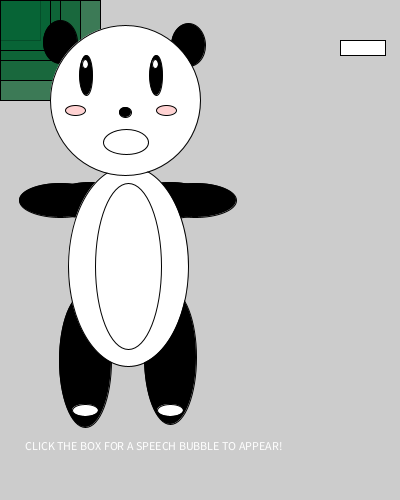
Frame 1 (no input)
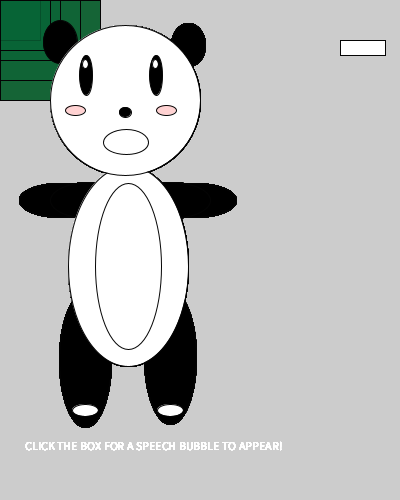
Frame 60 (the mouse pressed at the canvas centre just before this capture)
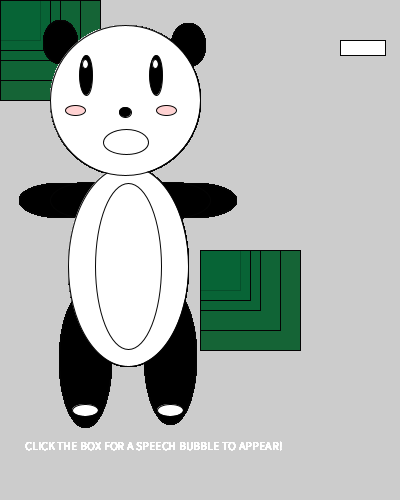
Frame 120 (the mouse held since frame 60 and released just before this capture)

The Processing sketch that drew these frames (run headless with seeded random() and noise(); from frame 60 on, the mouse is pressed at the canvas centre):

// Processing sketch: processing_51301
// ── processing_51301.pde

int btn_x = 340;
int btn_y= 40;
int btn_w= 45;
int btn_h= 15;
boolean btn_state = true;

void setup () {
  size (400,500);
  smooth ();
}
void draw () {

    if (btn_state == true) {
  }
  else {
   //speech bubble
fill(255);
ellipse(200, 140, 8, 8);
fill(255);
ellipse(222, 125, 10, 10);
fill(255);
ellipse(245, 110, 13, 13);
fill(255);
ellipse(260, 68, 86, 64);
fill(0);
text("Hello!", 238, 69);
    }
  
  rect(btn_x, btn_y, btn_w, btn_h);
  
  {
   float s = 100;
  while (s > 20){
    float c = map(s, 450, 10, 100, 0);
    colorMode(RGB);
    fill(c, 100, 53, 200);
    rect(mouseX, mouseY, s, s);
    s -= 20;
  rect(mouseX, mouseY, 50, 50);
  }

  }

{
  //arms
fill(0);
ellipse(60, 200, 82, 34);
fill(0);
ellipse(90, 200, 80, 36);
fill(0);
ellipse(195,200, 82, 34);
ellipse(170,200, 80, 36);

//legs
fill(0);
ellipse(85,360, 52, 134);
fill(255);
ellipse(85,410, 26, 12);
fill(0);
ellipse(170, 357, 52, 134);
fill(255);
ellipse(170, 410, 26, 12);

//body of bear
fill(255);
ellipse(128,266, 120, 200);
fill(255);
ellipse(128, 266, 66, 166);

//ears
fill(0);
ellipse(60, 42, 34, 43);
ellipse(188, 45, 34, 43);

//face
fill(255);
ellipse(125, 100, 150, 150);
fill(255);
ellipse(126, 142, 45, 25);

//eyes
fill(0);
ellipse(86, 75, 13, 40);
fill(255);
ellipse(85, 64, 6, 9);
fill(0);
ellipse(156, 75, 13, 40);
fill(255);
ellipse(155, 64, 6, 9);

//blush
fill(275, 0, 0, 45);
ellipse(75, 110, 20, 10);
ellipse(166, 110, 20, 10);

//nose
fill(0);
ellipse(125, 112, 12, 10);


stroke(4);
fill(255);
 text("CLICK THE BOX FOR A SPEECH BUBBLE TO APPEAR!", 25, 450);
}
}
  
//---------------------------------------------------------------
 void mousePressed(){
 if (mouseX > btn_x && mouseX < btn_x + btn_w &&
 mouseY > btn_y && mouseY < btn_y + btn_h){
 if (btn_state == false){
 btn_state = true;
 }
 else {
 btn_state = false;
 }
 }
 }
